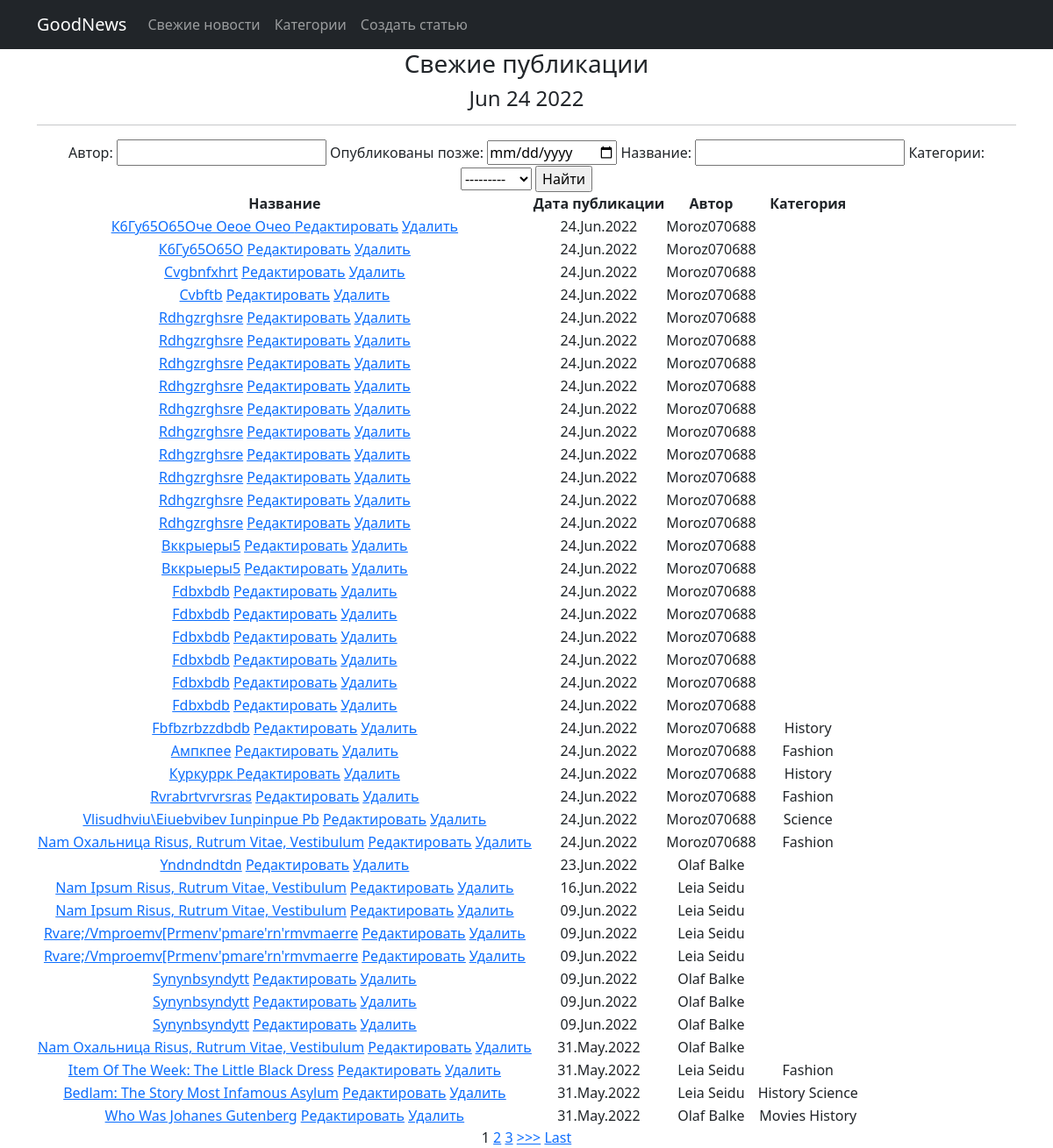
Page /news/ on the committed database.
### news/models.py (models this page shows, shortened)
class Post(models.Model):
    author = models.ForeignKey(Author, on_delete=models.CASCADE)
    post_type = models.CharField(max_length=3, choices=[('ART', 'Article'), ('NEW', 'News')], default='A')
    creation_date = models.DateTimeField(auto_now_add=True)
    categories = models.ManyToManyField(Category, through='PostCategory')
    post_title = models.CharField(max_length=255)
    post_text = models.TextField()
    post_rating = models.IntegerField(default=0)

class Author(models.Model):
    user = models.OneToOneField(User, on_delete=models.CASCADE)
    user_rating = models.IntegerField(default=0)
    def __str__(self):
        return f'{self.user}'

class Category(models.Model):
    category_name = models.CharField(max_length=256, unique=True)
    subscribers = models.ManyToManyField(User, through='UserCategory')

### news/views.py (the view, shortened to what this page needs)
# urls.py: path('', PostList.as_view(), name='post_list'),
class PostList(ListView):
    model = Post
    template_name = 'post_list.html'
    context_object_name = 'post_list'
    ordering = '-creation_date'
    paginate_by = 1
    form_class = PostForm
    def get_context_data(self, **kwargs):
        context = super().get_context_data(**kwargs)
        context['time_now'] = datetime.utcnow()
        context['filter'] = PostFilter(self.request.GET, queryset=self.get_queryset())
        context['categories'] = Category.objects.all()
        return context
    def get_queryset(self):
        queryset = super().get_queryset()
        return PostFilter(self.request.GET, queryset=queryset).qs

### templates/news/post_list.html (shortened to what this page needs)
{% extends 'flatpages/default.html' %}
{% load custom_filters %}
{% block content %}
    <h3>Свежие публикации </h3>
    <h4> {{ time_now|date:'M d Y' }}</h4>
    <hr>
<form method="GET">
    {{ filter.form }}
    <input type="submit" value="Найти">
</form>
<table>
    <thead>
        <th>Название</th>
        <th>Дата публикации</th>
        <th>Автор</th>
        <th>Категория</th>
    </thead>
    {% for post in filter.qs %}
    <tr>
        <td>
            <a href="{% url 'post_detail' post.id %}">{{ post.post_title |  title }}</a>
            <a href="{% url 'post_update' post.id %}"><u>Редактировать</u></a>
            <a href="{% url 'post_delete' post.id %}"><u>Удалить</u></a>
        </td>
        <td>{{ post.creation_date | date:'d.M.Y' }}</td>
        <td>{{ post.author | title }}</td>
        <td>{% for category in post.categories.all %}
            {{ category.category_name }}
            {% endfor %}
        </td>
    </tr>
    {% endfor %}
</table>
{% if is_paginated %}
    {% for num in page_obj.paginator.page_range %}
        {% if page_obj.number == num %}
            <a>{{ num }}</a>
        {% elif num > page_obj.number|add:'-3' and num < page_obj.number|add:'3' %}
            <a href="?page={{ num }}">{{ num }}</a>
        {% endif %}
    {% endfor %}
    {% if page_obj.has_next %}
        <a href="?page={{ page_obj.next_page_number }}">>>></a>
        <a href="?page={{ page_obj.paginator.num_pages }}">Last</a>
    {% endif %}
{% endif %}
{% endblock content %}

### rows in the picture
Post: post_title "К6Гу65О65Оче Оеое Очео", creation_date "24.Jun.2022", author "Moroz070688"
Post: post_title "К6Гу65О65О", creation_date "24.Jun.2022", author "Moroz070688"
Post: post_title "Cvgbnfxhrt", creation_date "24.Jun.2022", author "Moroz070688"
Post: post_title "Cvbftb", creation_date "24.Jun.2022", author "Moroz070688"
Post: post_title "Rdhgzrghsre", creation_date "24.Jun.2022", author "Moroz070688"
Post: post_title "Rdhgzrghsre", creation_date "24.Jun.2022", author "Moroz070688"
Post: post_title "Rdhgzrghsre", creation_date "24.Jun.2022", author "Moroz070688"
Post: post_title "Rdhgzrghsre", creation_date "24.Jun.2022", author "Moroz070688"
Post: post_title "Rdhgzrghsre", creation_date "24.Jun.2022", author "Moroz070688"
Post: post_title "Rdhgzrghsre", creation_date "24.Jun.2022", author "Moroz070688"
Post: post_title "Rdhgzrghsre", creation_date "24.Jun.2022", author "Moroz070688"
Post: post_title "Rdhgzrghsre", creation_date "24.Jun.2022", author "Moroz070688"
Post: post_title "Rdhgzrghsre", creation_date "24.Jun.2022", author "Moroz070688"
Post: post_title "Rdhgzrghsre", creation_date "24.Jun.2022", author "Moroz070688"
Post: post_title "Вккрыеры5", creation_date "24.Jun.2022", author "Moroz070688"
Post: post_title "Вккрыеры5", creation_date "24.Jun.2022", author "Moroz070688"
Post: post_title "Fdbxbdb", creation_date "24.Jun.2022", author "Moroz070688"
Post: post_title "Fdbxbdb", creation_date "24.Jun.2022", author "Moroz070688"
Post: post_title "Fdbxbdb", creation_date "24.Jun.2022", author "Moroz070688"
Post: post_title "Fdbxbdb", creation_date "24.Jun.2022", author "Moroz070688"
Post: post_title "Fdbxbdb", creation_date "24.Jun.2022", author "Moroz070688"
Post: post_title "Fdbxbdb", creation_date "24.Jun.2022", author "Moroz070688"
Post: post_title "Fbfbzrbzzdbdb", creation_date "24.Jun.2022", author "Moroz070688"
Category: category_name "History"
Post: post_title "Ампкпее", creation_date "24.Jun.2022", author "Moroz070688"
Category: category_name "Fashion"
Post: post_title "Куркуррк", creation_date "24.Jun.2022", author "Moroz070688"
Post: post_title "Rvrabrtvrvrsras", creation_date "24.Jun.2022", author "Moroz070688"
Post: post_title "Vlisudhviu\\Eiuebvibev Iunpinpue Pb", creation_date "24.Jun.2022", author "Moroz070688"
Category: category_name "Science"
Post: post_title "Nam Охальница Risus, Rutrum Vitae, Vestibulum", creation_date "24.Jun.2022", author "Moroz070688"
Post: post_title "Yndndndtdn", creation_date "23.Jun.2022", author "Olaf Balke"
Post: post_title "Nam Ipsum Risus, Rutrum Vitae, Vestibulum", creation_date "16.Jun.2022", author "Leia Seidu"
Post: post_title "Nam Ipsum Risus, Rutrum Vitae, Vestibulum", creation_date "09.Jun.2022", author "Leia Seidu"
Post: post_title "Rvare;/Vmproemv[Prmenv'pmare'rn'rmvmaerre", creation_date "09.Jun.2022", author "Leia Seidu"
Post: post_title "Rvare;/Vmproemv[Prmenv'pmare'rn'rmvmaerre", creation_date "09.Jun.2022", author "Leia Seidu"
Post: post_title "Synynbsyndytt", creation_date "09.Jun.2022", author "Olaf Balke"
Post: post_title "Synynbsyndytt", creation_date "09.Jun.2022", author "Olaf Balke"
Post: post_title "Synynbsyndytt", creation_date "09.Jun.2022", author "Olaf Balke"
Post: post_title "Nam Охальница Risus, Rutrum Vitae, Vestibulum", creation_date "31.May.2022", author "Olaf Balke"
Post: post_title "Item Of The Week: The Little Black Dress", creation_date "31.May.2022", author "Leia Seidu"
Post: post_title "Bedlam: The Story Most Infamous Asylum", creation_date "31.May.2022", author "Leia Seidu"
Post: post_title "Who Was Johanes Gutenberg", creation_date "31.May.2022", author "Olaf Balke"
Category: category_name "Movies"

### other values in the picture
{{ time_now|date:'M d Y' }} "Jun 24 2022"
{{ num }} "1"
{{ num }} "2" "3"
